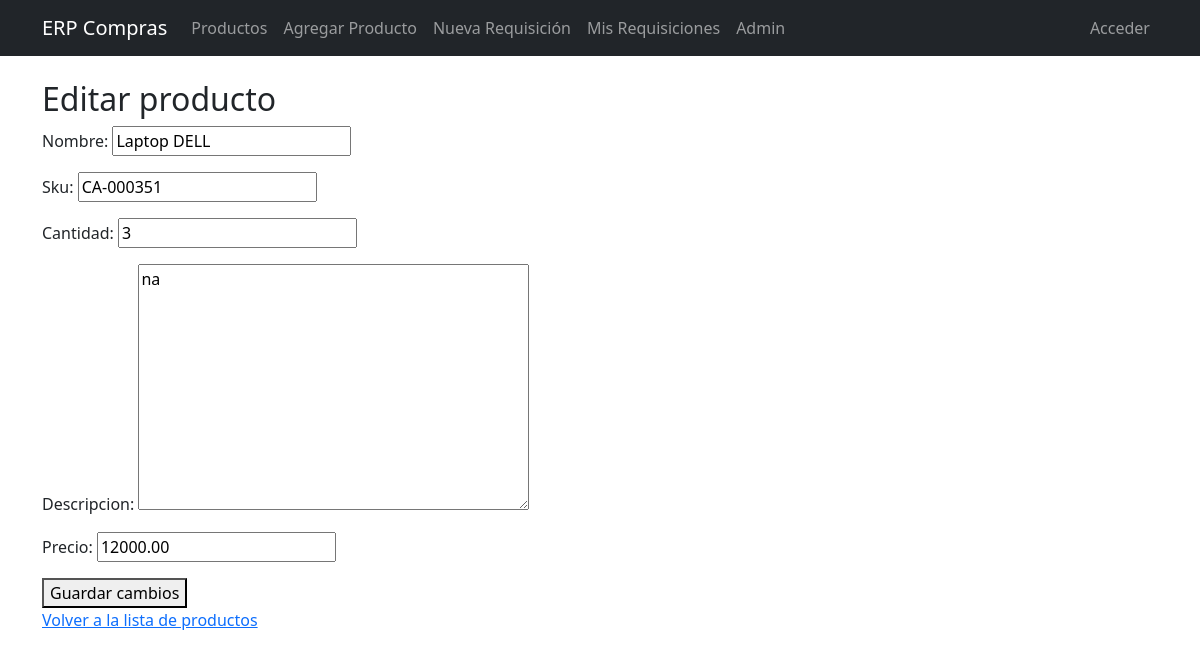
/compras/productos/editar/1/, run on an earlier commit of the app's database.
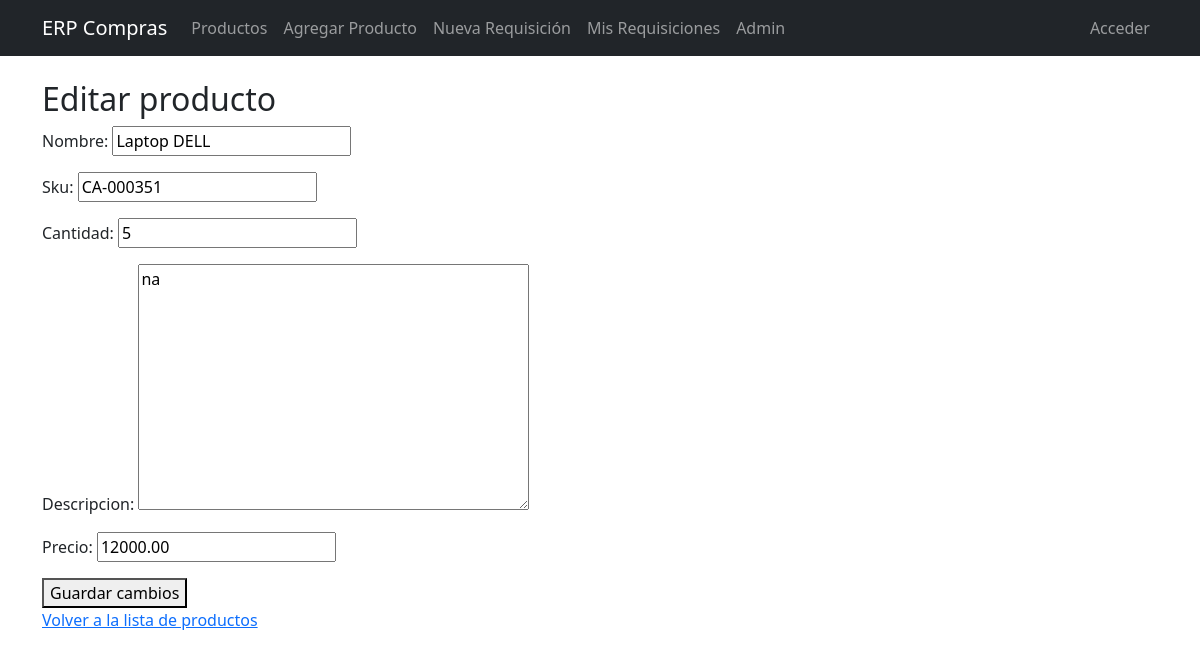
And on a later commit of the database.
### compras/models.py (models this page shows, shortened)
class Producto(models.Model):
    nombre = models.CharField(max_length=100)
    sku = models.CharField(max_length=50)
    cantidad = models.IntegerField()
    descripcion = models.TextField(blank=True)
    precio = models.DecimalField(max_digits=10, decimal_places=2)

### compras/views.py (the view)
# urls.py: path('productos/editar/<int:id>/', views.editar_producto, name='editar_producto'),
def editar_producto(request, id):
    producto = Producto.objects.get(id=id)
    if request.method == "POST":
        form = ProductoForm(request.POST, instance=producto)
        if form.is_valid():
            form.save()
            return redirect('lista_productos')
    else:
        form = ProductoForm(instance=producto)
    return render(request, 'compras/editar_producto.html', {'form': form})

### compras/forms.py
class ProductoForm(forms.ModelForm):
    class Meta:
        model = Producto
        fields = ['nombre', 'sku', 'cantidad', 'descripcion', 'precio']

### compras/templates/compras/editar_producto.html (shortened to what this page needs)
{% extends "compras/base.html" %}
{% block content %}
<h2>Editar producto</h2>
<form method="post">
    {{ form.as_p }}
    <button type="submit">Guardar cambios</button>
</form>
<a href="{% url 'lista_productos' %}">Volver a la lista de productos</a>
{% endblock %}

What changed in the data, as far as the page shows it:
changed Producto "Laptop DELL": cantidad "3" → "5"
